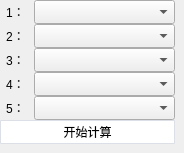
   <widget class="QWidget" name="quarryCalculatorPage">
    <widget class="QLabel" name="quarry_position1_label">
     <property name="geometry">
      <rect>
       <x>0</x>
       <y>0</y>
       <width>31</width>
       <height>24</height>
      </rect>
     </property>
     <property name="text">
      <string>1：</string>
     </property>
     <property name="alignment">
      <set>Qt::AlignCenter</set>
     </property>
     <property name="indent">
      <number>-1</number>
     </property>
    </widget>
    <widget class="QComboBox" name="quarry_position1_comboBox">
     <property name="geometry">
      <rect>
       <x>34</x>
       <y>0</y>
       <width>141</width>
       <height>24</height>
      </rect>
     </property>
    </widget>
    <widget class="QComboBox" name="quarry_position2_comboBox">
     <property name="geometry">
      <rect>
       <x>34</x>
       <y>24</y>
       <width>141</width>
       <height>24</height>
      </rect>
     </property>
    </widget>
    <widget class="QLabel" name="quarry_position2_label">
     <property name="geometry">
      <rect>
       <x>0</x>
       <y>24</y>
       <width>31</width>
       <height>24</height>
      </rect>
     </property>
     <property name="text">
      <string>2：</string>
     </property>
     <property name="alignment">
      <set>Qt::AlignCenter</set>
     </property>
     <property name="indent">
      <number>-1</number>
     </property>
    </widget>
    <widget class="QComboBox" name="quarry_position3_comboBox">
     <property name="geometry">
      <rect>
       <x>34</x>
       <y>48</y>
       <width>141</width>
       <height>24</height>
      </rect>
     </property>
    </widget>
    <widget class="QLabel" name="quarry_position3_label">
     <property name="geometry">
      <rect>
       <x>0</x>
       <y>48</y>
       <width>31</width>
       <height>24</height>
      </rect>
     </property>
     <property name="text">
      <string>3：</string>
     </property>
     <property name="alignment">
      <set>Qt::AlignCenter</set>
     </property>
     <property name="indent">
      <number>-1</number>
     </property>
    </widget>
    <widget class="QComboBox" name="quarry_position4_comboBox">
     <property name="geometry">
      <rect>
       <x>34</x>
       <y>72</y>
       <width>141</width>
       <height>24</height>
      </rect>
     </property>
    </widget>
    <widget class="QLabel" name="quarry_position4_label">
     <property name="geometry">
      <rect>
       <x>0</x>
       <y>72</y>
       <width>31</width>
       <height>24</height>
      </rect>
     </property>
     <property name="text">
      <string>4：</string>
     </property>
     <property name="alignment">
      <set>Qt::AlignCenter</set>
     </property>
     <property name="indent">
      <number>-1</number>
     </property>
    </widget>
    <widget class="QComboBox" name="quarry_position5_comboBox">
     <property name="geometry">
      <rect>
       <x>34</x>
       <y>96</y>
       <width>141</width>
       <height>24</height>
      </rect>
     </property>
    </widget>
    <widget class="QLabel" name="quarry_position5_label">
     <property name="geometry">
      <rect>
       <x>0</x>
       <y>96</y>
       <width>31</width>
       <height>24</height>
      </rect>
     </property>
     <property name="text">
      <string>5：</string>
     </property>
     <property name="alignment">
      <set>Qt::AlignCenter</set>
     </property>
     <property name="indent">
      <number>-1</number>
     </property>
    </widget>
    <widget class="QPushButton" name="quarry_start_operation_Button">
     <property name="geometry">
      <rect>
       <x>0</x>
       <y>120</y>
       <width>175</width>
       <height>24</height>
      </rect>
     </property>
     <property name="styleSheet">
      <string notr="true">QPushButton {
    background-color: #ffffff;
    border: 1px solid #dcdfe6;
    border-radius: 1px;
}

QPushButton:hover {
    background-color: #ecf5ff;
    color: #409eff;
}

QPushButton:pressed, QPushButton:checked {
    border: 1px solid #3a8ee6;
    color: #409eff;
}</string>
     </property>
     <property name="text">
      <string>开始计算</string>
     </property>
    </widget>
   </widget>
